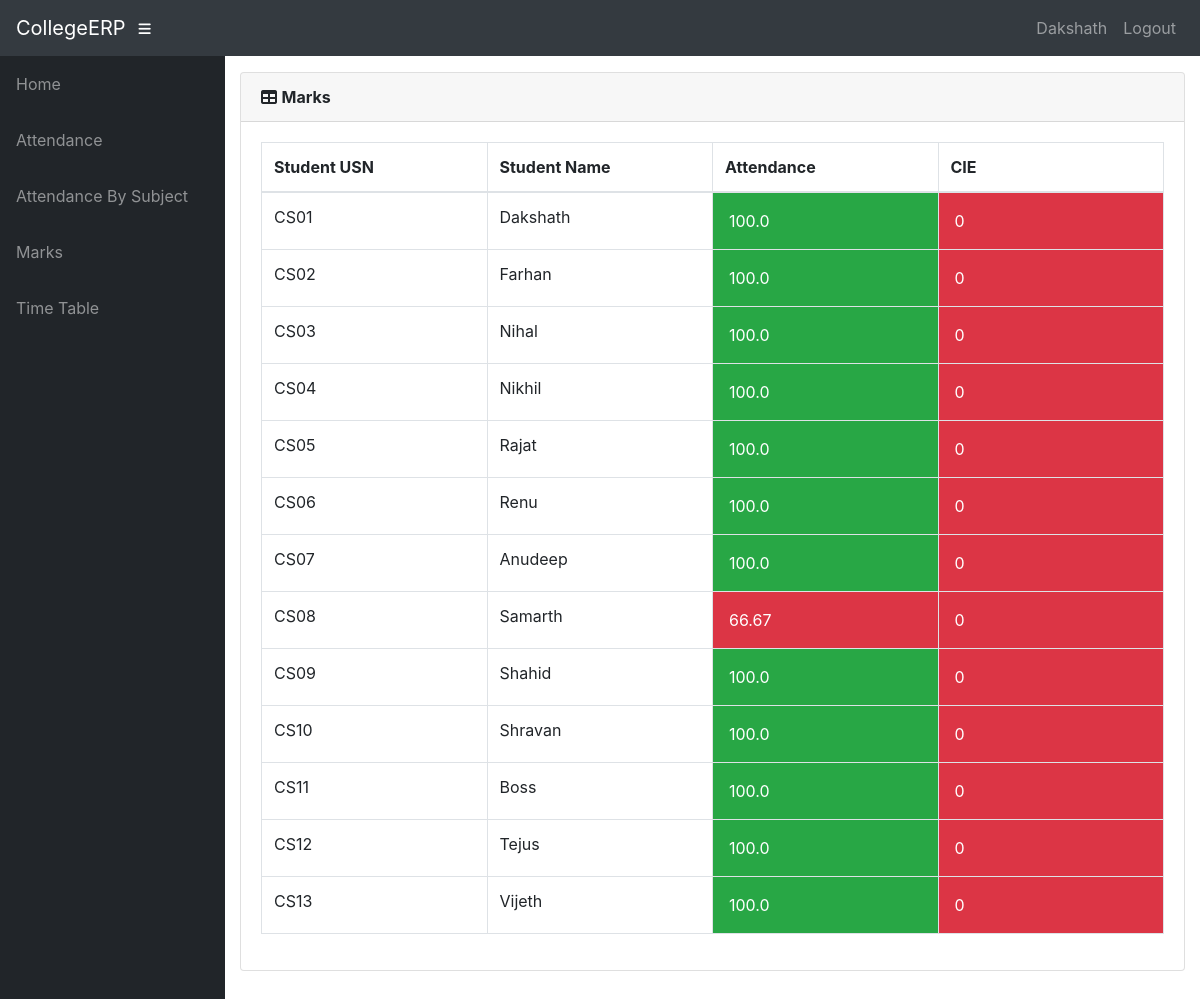
Page /teacher/4/Report/ (signed in) on the committed database.
### info/models.py (models this page shows, shortened)
class User(AbstractUser):
    @property
    def is_student(self):
        if hasattr(self, 'student'):
            return True
        return False

class Student(models.Model):
    user = models.OneToOneField(User, on_delete=models.CASCADE, null=True)
    class_id = models.ForeignKey(Class, on_delete=models.CASCADE, default=1)
    USN = models.CharField(primary_key='True', max_length=100)
    name = models.CharField(max_length=200)
    sex = models.CharField(max_length=50, choices=sex_choice, default='Male')
    DOB = models.DateField(default='1998-01-01')
    def __str__(self):
        return self.name

class StudentCourse(models.Model):
    student = models.ForeignKey(Student, on_delete=models.CASCADE)
    course = models.ForeignKey(Course, on_delete=models.CASCADE)
    class Meta:
        unique_together = (('student', 'course'),)
        verbose_name_plural = 'Marks'
    def get_cie(self):
        marks_list = self.marks_set.all()
        m = []
        for mk in marks_list:
            m.append(mk.marks1)
        cie = math.ceil(sum(m[:5])/2)
        return cie
    def get_attendance(self):
        a = AttendanceTotal.objects.get(student=self.student, course=self.course)
        return a.attendance

class Course(models.Model):
    dept = models.ForeignKey(Dept, on_delete=models.CASCADE)
    id = models.CharField(primary_key='True', max_length=50)
    name = models.CharField(max_length=50)
    shortname = models.CharField(max_length=50, default='X')
    def __str__(self):
        return self.name

class AttendanceTotal(models.Model):
    course = models.ForeignKey(Course, on_delete=models.CASCADE)
    student = models.ForeignKey(Student, on_delete=models.CASCADE)
    class Meta:
        unique_together = (('student', 'course'),)
    @property
    def attendance(self):
        stud = Student.objects.get(name=self.student)
        cr = Course.objects.get(name=self.course)
        total_class = Attendance.objects.filter(course=cr, student=stud).count()
        att_class = Attendance.objects.filter(course=cr, student=stud, status='True').count()
        if total_class == 0:
            attendance = 0
        else:
            attendance = round(att_class / total_class * 100, 2)
        return attendance

class Marks(models.Model):
    studentcourse = models.ForeignKey(StudentCourse, on_delete=models.CASCADE)
    name = models.CharField(max_length=50, choices=test_name, default='Internal test 1')
    marks1 = models.IntegerField(default=0, validators=[MinValueValidator(0), MaxValueValidator(100)])
    class Meta:
        unique_together = (('studentcourse', 'name'),)

### info/views.py (the view)
# urls.py: path('teacher/<int:assign_id>/Report/', views.t_report, name='t_report'),
@login_required()
def t_report(request, assign_id):
    ass = get_object_or_404(Assign, id=assign_id)
    sc_list = []
    for stud in ass.class_id.student_set.all():
        a = StudentCourse.objects.get(student=stud, course=ass.course)
        sc_list.append(a)
    return render(request, 'info/t_report.html', {'sc_list': sc_list})

### info/templates/info/t_report.html
{% extends 'info/base.html' %}
    {% load static %}
    {% block content %}
                  <div class="card mb-3">
            <div class="card-header">
              <i class="fas fa-table"></i>
            <b>Marks</b></div>
            <div class="card-body">
              <div class="table-responsive">
                <table class="table table-bordered" id="dataTable" width="100%" cellspacing="0">
                  <thead>
                    <tr>
                        <th style="width: 25%">Student USN</th>
                        <th style="width: 25%">Student Name</th>
                        <th style="width: 25%">Attendance</th>
                        <th style="width: 25%">CIE</th>
                  </thead>
                  <tbody>
                    {% for sc in sc_list %}
                    <tr>
                        <td>{{ sc.student_id }}</td>
                        <td>{{ sc.student.name }}</td>
                        {% if sc.get_attendance < 75 %}
                            <td class="p-3 mb-2 bg-danger text-white">{{ sc.get_attendance }}</td>
                        {% else %}
                            <td class="p-3 mb-2 bg-success text-white">{{ sc.get_attendance }}</td>
                        {% endif %}
                        {% if sc.get_cie < 25 %}
                            <td class="p-3 mb-2 bg-danger text-white">{{ sc.get_cie }}</td>
                        {% else %}
                            <td class="p-3 mb-2 bg-success text-white">{{ sc.get_cie }}</td>
                        {% endif %}
                    </tr>
                    {% empty %}
                            <p>student has no courses</p>
                    {% endfor %}
                  </tbody>
                </table>
              </div>
            </div>
          </div>
    {% endblock %}

### info/templates/info/base.html (shortened to what this page needs)
<!DOCTYPE html>
<html lang="en">
  <head>
      {% load static %}
    <link href="{% static '/info/bootstrap/vendor/bootstrap/css/bootstrap.min.css' %}" rel="stylesheet">
    <link href="{% static '/info/bootstrap/vendor/fontawesome-free/css/all.min.css' %}" rel="stylesheet" type="text/css">
    <link href="{% static '/info/bootstrap/vendor/datatables/dataTables.bootstrap4.css' %}" rel="stylesheet">
    <link href="{% static '/info/bootstrap/css/sb-admin.css' %}" rel="stylesheet">
  </head>
  <body id="page-top">
    <nav class="navbar navbar-expand navbar-dark bg-dark static-top">
      <a class="navbar-brand mr-1" href="{% url 'index' %}">CollegeERP</a>
      <button class="btn btn-link btn-sm text-white order-1 order-sm-0" id="sidebarToggle" href="#">
        <i class="fas fa-bars"></i>
      </button>
        <div class="collapse navbar-collapse" id="navbarResponsive">
          <ul class="navbar-nav ml-auto">
            <li class="nav-item">
                {% if request.user.is_student %}
                    <a class="nav-link text-capitalize">{{ request.user.student.name }}</a>
                {% elif request.user.is_teacher %}
                    <a class="nav-link text-capitalize">{{ request.user.teacher.name }}</a>
                {% endif %}
            </li>
            <li class="nav-item">
                <a class="nav-link" href="#" data-toggle="modal" data-target="#logoutModal">Logout</a>
            </li>
          </ul>
        </div>
    </nav>
    <div id="wrapper">
      <ul class="sidebar navbar-nav">
            <li class="nav-item">
              <a class="nav-link" href="{% url 'index' %}">
                <span>Home</span>
              </a>
            </li>
        {% if request.user.is_student %}
            <li class="nav-item">
              <a class="nav-link" href="{% url 'attendance' request.user.student.USN %}">
                <span>Attendance</span>
              </a>
            </li>
            <li class="nav-item">
              <a class="nav-link" href="{% url 'attendance' request.user.student.USN %}">
                <span>Attendance By Subject</span>
              </a>
            </li>
            <li class="nav-item">
              <a class="nav-link" href="{% url 'marks_list' request.user.student.USN %}">
                <span>Marks</span>
              </a>
            </li>
              <li class="nav-item">
              <a class="nav-link" href="{% url 'timetable' request.user.student.class_id_id %}">
                <span>Time Table</span>
              </a>
            </li>
        {% endif %}
      </ul>
      <div id="content-wrapper">
        <div class="container-fluid">
            {% block content %}
            {% endblock %}
        </div>
      </div>
    </div>
  </body>
</html>

### rows in the picture
User: user.student.name "Dakshath"
StudentCourse: student_id "CS01", student.name "Dakshath", get_attendance "100.0", get_cie "0"
StudentCourse: student_id "CS02", student.name "Farhan", get_attendance "100.0", get_cie "0"
StudentCourse: student_id "CS03", student.name "Nihal", get_attendance "100.0", get_cie "0"
StudentCourse: student_id "CS04", student.name "Nikhil", get_attendance "100.0", get_cie "0"
StudentCourse: student_id "CS05", student.name "Rajat", get_attendance "100.0", get_cie "0"
StudentCourse: student_id "CS06", student.name "Renu", get_attendance "100.0", get_cie "0"
StudentCourse: student_id "CS07", student.name "Anudeep", get_attendance "100.0", get_cie "0"
StudentCourse: student_id "CS08", student.name "Samarth", get_attendance "66.67", get_cie "0"
StudentCourse: student_id "CS09", student.name "Shahid", get_attendance "100.0", get_cie "0"
StudentCourse: student_id "CS10", student.name "Shravan", get_attendance "100.0", get_cie "0"
StudentCourse: student_id "CS11", student.name "Boss", get_attendance "100.0", get_cie "0"
StudentCourse: student_id "CS12", student.name "Tejus", get_attendance "100.0", get_cie "0"
StudentCourse: student_id "CS13", student.name "Vijeth", get_attendance "100.0", get_cie "0"
